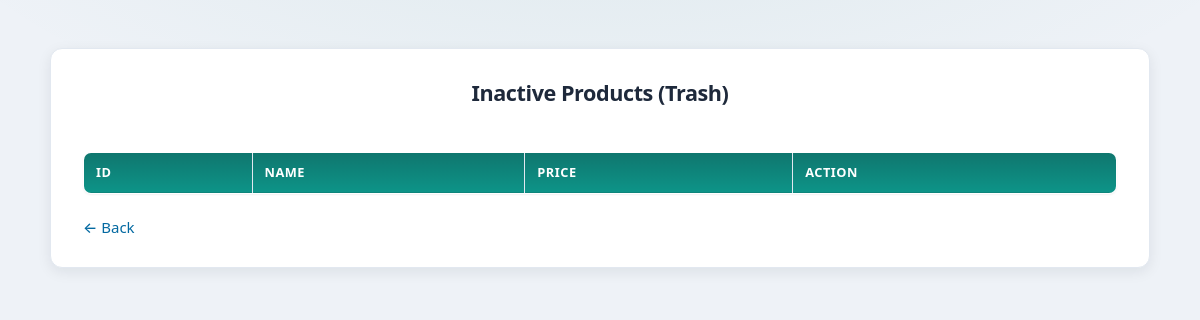
The page /inactive_products.php (signed in) on the database as committed earlier.
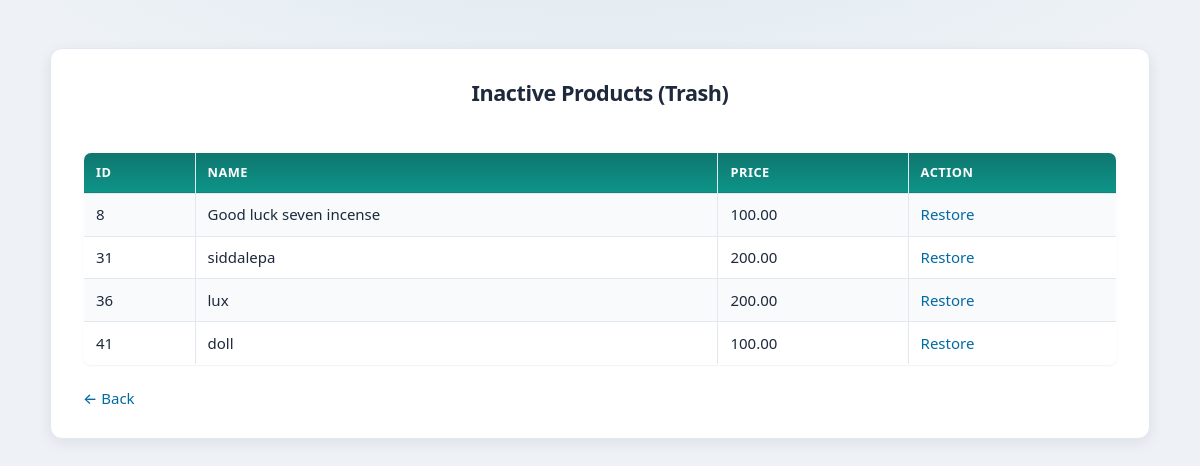
The same page on the database as committed later.
### tables this page shows
CREATE TABLE IF NOT EXISTS `product` (
  `product_id` int NOT NULL AUTO_INCREMENT,
  `product_name` varchar(100) NOT NULL,
  `unit_price` decimal(10,2) NOT NULL,
  `category_id` int NOT NULL,
  `stock` int DEFAULT '0',
  `status` varchar(20) DEFAULT 'active',
  PRIMARY KEY (`product_id`),
  UNIQUE KEY `product_name` (`product_name`),
  KEY `category_id` (`category_id`)
);

### inactive_products.php (the view, shortened to what this page needs)
<?php
include 'includes/config.php';
$result = mysqli_query($conn,"SELECT * FROM product WHERE status='inactive'");
?>
<!DOCTYPE html>
<html>
<head>
    <link rel="stylesheet" href="style.css">
</head>
<body>
<div class="login-box">
<h2>Inactive Products (Trash)</h2>
<br>
<table border="1" width="100%">
<tr>
    <th>ID</th>
    <th>Name</th>
    <th>Price</th>
    <th>Action</th>
</tr>
<?php while($row = mysqli_fetch_assoc($result)): ?>
<tr>
    <td><?php echo $row['product_id']; ?></td>
    <td><?php echo $row['product_name']; ?></td>
    <td><?php echo $row['unit_price']; ?></td>
    <td>
        <a href="restore_product.php?id=<?php echo $row['product_id']; ?>">
            Restore
        </a>
    </td>
</tr>
<?php endwhile; ?>
</table>
<br>
<a href="products.php">← Back</a>
</div>
</body>
</html>

### style.css (style rules this page uses)
:root { --color-bg: #eef2f7; --color-bg-elevated: #ffffff; --color-text: #1e293b; --color-text-muted: #64748b; --color-primary: #0f766e; --color-primary-hover: #0d9488; --color-primary-soft: rgba(15, 118, 110, 0.12); --color-accent: #0369a1; --color-border: #e2e8f0; --color-success: #15803d; --color-danger: #b91c1c; --color-warning-bg: #fff7ed; --shadow-sm: 0 1px 2px rgba(15, 23, 42, 0.06); --shadow-md: 0 4px 14px rgba(15, 23, 42, 0.08); --shadow-lg: 0 12px 40px rgba(15, 23, 42, 0.1); --radius: 12px; --radius-sm: 8px; --font: system-ui, -apple-system, "Segoe UI", Roboto, "Helvetica Neue", Arial, sans-serif; --max-content: 1100px; }
*, *::before, *::after { box-sizing: border-box; }
html { -webkit-text-size-adjust: 100%; }
body { margin: 0; min-height: 100vh; padding: 1rem 1.25rem 2rem; font-family: var(--font); font-size: 15px; line-height: 1.5; color: var(--color-text); background: var(--color-bg); background-image: radial-gradient(ellipse 120% 80% at 50% -20%, rgba(15, 118, 110, 0.08), transparent 50%); }
h2 { margin: 0 0 1rem; font-weight: 600; font-size: 1.35rem; letter-spacing: -0.02em; text-align: center; color: var(--color-text); }
a { color: var(--color-accent); text-decoration: none; font-weight: 500; transition: color 0.15s ease; }
.login-box { width: 100%; max-width: var(--max-content); margin: 2rem auto; padding: 1.75rem 2rem; background: var(--color-bg-elevated); border-radius: var(--radius); box-shadow: var(--shadow-md); border: 1px solid var(--color-border); }
.login-box h2 { text-align: center; margin-bottom: 1.25rem; }
table { width: 100%; border-collapse: collapse; background: var(--color-bg-elevated); border-radius: var(--radius-sm); overflow: hidden; box-shadow: var(--shadow-sm); border: 1px solid var(--color-border); }
th { background: linear-gradient(180deg, #0f766e 0%, #0d9488 100%); color: #fff; padding: 0.65rem 0.75rem; text-align: left; font-size: 0.8rem; font-weight: 600; text-transform: uppercase; letter-spacing: 0.04em; }
td { padding: 0.6rem 0.75rem; border-bottom: 1px solid var(--color-border); text-align: left; }
tr:nth-child(even) { background: #f8fafc; }
tr:last-child td { border-bottom: none; }

Rows that differ between the two databases and show on the page:
now on this page (row edited): product: product_id "8", product_name "Good luck seven incense", unit_price "100.00"
added product: product_id "31", product_name "siddalepa", unit_price "200.00"
added product: product_id "36", product_name "lux", unit_price "200.00"
added product: product_id "41", product_name "doll", unit_price "100.00"
